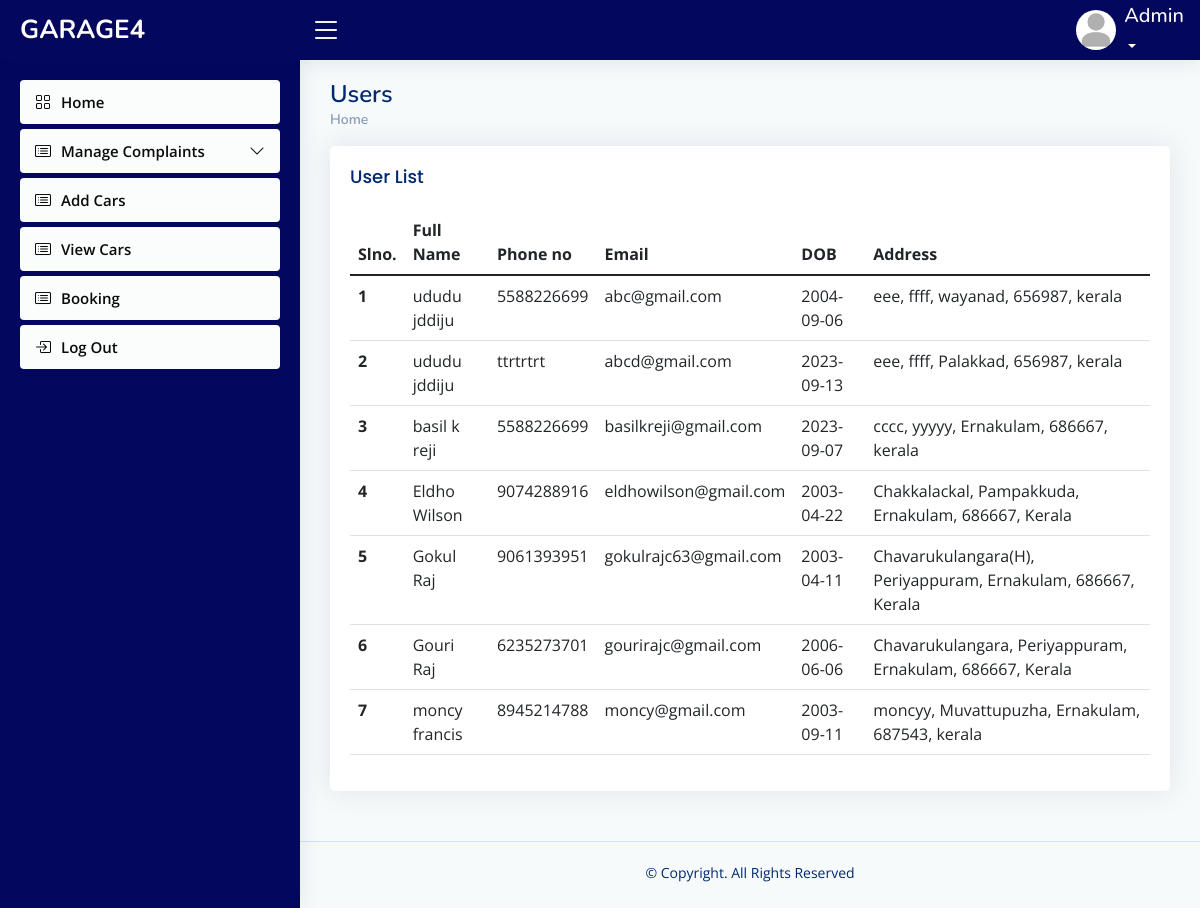
Before: /admin/activeuser.php with the older database file.
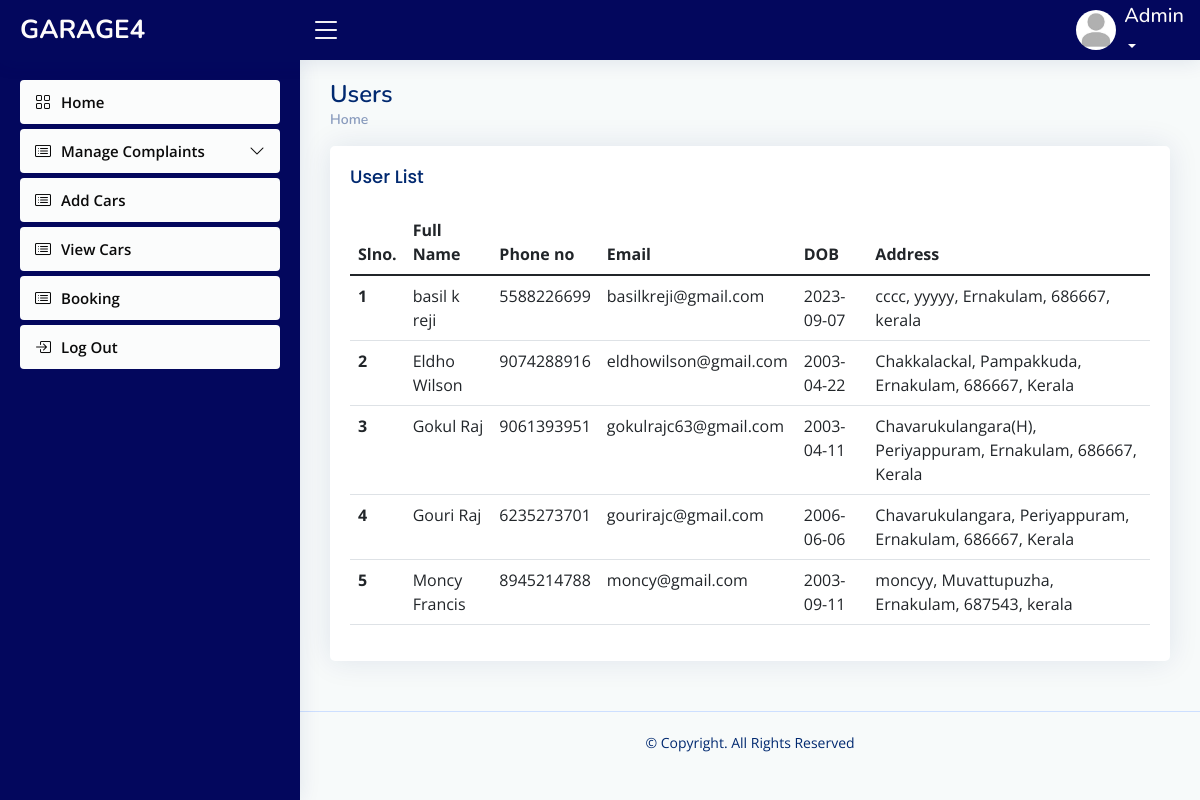
After: the same page with the newer database file.
### tables this page shows
CREATE TABLE `registration` (
  `profile_image` varchar(50) NOT NULL DEFAULT 'default.jpg',
  `first_name` varchar(30) NOT NULL,
  `last_name` varchar(30) NOT NULL,
  `contact` varchar(20) NOT NULL,
  `email_id` varchar(40) NOT NULL,
  `date_of_birth` date NOT NULL,
  `house_name` varchar(30) NOT NULL,
  `street_name` varchar(30) NOT NULL,
  `district` varchar(20) NOT NULL,
  `pincode` varchar(6) NOT NULL,
  `state` varchar(30) NOT NULL
);

### connect.php (called while the page is built, shortened)
<?php
$dbname="garage4";
$conn=mysqli_connect("localhost","root","",$dbname);
function select_data($sql)
{
  global $conn;
  $res = mysqli_query($conn, $sql);
  if ($res)
    return $res;
  else
    return False;
}
?>

### admin/activeuser.php (the view, shortened to what this page needs)
<?php
include("header.php");
?>
<main id="main" class="main">
  <div class="pagetitle">
    <h1>Users</h1>
    <nav>
      <ol class="breadcrumb">
        <li class="breadcrumb-item"><a href="activeuser.php">Home</a></li>
      </ol>
    </nav>
  </div>
  <section class="section dashboard">
    <div class="row">
      <section class="section">
        <div class="row">
          <div class="col-lg-12">
          <div class="card">
          <div class="card-body">
            <h5 class="card-title">
              User List
            </h5>
            <table class="table datatable">
              <thead>
                <tr>
                  <th scope="col">Slno.</th>
                  <th scope="col">Full Name</th>
                  <th scope="col">Phone no</th>
                  <th scope="col">Email</th>
                  <th scope="col">DOB</th>
                  <th scope="col">Address</th>
                </tr>
              </thead>
              <tbody>
                <?php
                $sql = "SELECT * FROM `registration` WHERE email_id IN (SELECT email_id FROM `login` WHERE user_type = 1)";
                $data = select_data($sql);
                $n = 1;
                while ($row = mysqli_fetch_assoc($data)) {
                  ?>
                  <tr>
                    <th scope='row'>
                      <?php echo $n++; ?>
                    </th>
                    <td>
                      <?php echo $row['first_name'] . " " . $row['last_name'] ?>
                    </td>
                    <td>
                      <?php echo $row['contact'] ?>
                    </td>
                    <td>
                      <?php echo $row['email_id'] ?>
                    </td>
                    <td>
                      <?php echo $row['date_of_birth'] ?>
                    </td>
                    <td>
                      <?php echo $row['house_name'] ?>,
                      <?php echo $row['street_name'] ?>,
                      <?php echo $row['district'] ?>,
                      <?php echo $row['pincode'] ?>,
                      <?php echo $row['state'] ?>
                    </td>
                  </tr>
                  <?php
                }
                ?>
              </tbody>
            </table>
          </div>
        </div>
    </div>
    </div>
  </section>
</main>

### admin/header.php (shortened to what this page needs)
<?php
require("../connect.php");
   ?>
<!DOCTYPE html>
<html lang="en">
<head>
  <link href="assets/vendor/bootstrap/css/bootstrap.min.css" rel="stylesheet">
  <link href="assets/vendor/bootstrap-icons/bootstrap-icons.css" rel="stylesheet">
  <link href="assets/vendor/boxicons/css/boxicons.min.css" rel="stylesheet">
  <link href="assets/vendor/quill/quill.snow.css" rel="stylesheet">
  <link href="assets/vendor/quill/quill.bubble.css" rel="stylesheet">
  <link href="assets/vendor/remixicon/remixicon.css" rel="stylesheet">
  <link href="assets/vendor/simple-datatables/style.css" rel="stylesheet">
  <link href="assets/css/styleee.css" rel="stylesheet">
</head>
<body>
  <header id="header" class="header fixed-top d-flex align-items-center">
    <div class="d-flex align-items-center justify-content-between">
      <a href="activeuser.php" class="logo d-flex align-items-center">
        <span class="d-none d-lg-block">GARAGE4</span>
      </a>
      <i class="bi bi-list toggle-sidebar-btn"></i>
    </div>
    <nav class="header-nav ms-auto">
      <ul class="d-flex align-items-center">
        <li class="nav-item dropdown pe-3">
          <a class="nav-link nav-profile d-flex align-items-center pe-0" href="#" data-bs-toggle="dropdown">
            <img src="assets/img/profileimg.jpg" alt="Profile" class="rounded-circle">
            <span class="d-none d-md-block dropdown-toggle ps-2"><h5>Admin</h5></span>
          </a>
        </li>
      </ul>
    </nav>
  </header>
  <aside id="sidebar" class="sidebar">
    <ul class="sidebar-nav" id="sidebar-nav">
      <li class="nav-item">
        <a class="nav-link collapsed" href="activeuser.php">
          <i class="bi bi-grid"></i>
          <span>Home</span>
        </a>
      </li>
      <li class="nav-item">
        <a class="nav-link collapsed" data-bs-target="#icons-nav" data-bs-toggle="collapse" href="#">
          <i class="bi bi-card-list"></i><span>Manage Complaints</span><i class="bi bi-chevron-down ms-auto"></i>
        </a>
      </li>
      <li class="nav-item">
        <a class="nav-link collapsed" href="addcars.php">
          <i class="bi bi-card-list"></i>
          <span>Add Cars</span>
        </a>
      </li>
      <li class="nav-item">
        <a class="nav-link collapsed" href="viewcar.php">
          <i class="bi bi-card-list"></i>
          <span>View Cars</span>
        </a>
      </li>
      <li class="nav-item">
        <a class="nav-link collapsed" href="#">
          <i class="bi bi-card-list"></i>
          <span>Booking</span>
        </a>
      </li>
      <li class="nav-item">
        <a class="nav-link collapsed" href="./php/logout.php">
          <i class="bi bi-box-arrow-in-right"></i>
          <span>Log Out</span>
        </a>
      </li>
    </ul>
  </aside>

### user/assets/css/styleee.css (style rules this page uses)
:root { scroll-behavior: smooth; }
body { font-family: "Open Sans", sans-serif; background: #f7fafa; color: #444444; }
a { color: #4154f1; text-decoration: none; }
h1, h2, h3, h4, h5, h6 { font-family: "Nunito", sans-serif; }
#main { margin-top: 60px; padding: 20px 30px; transition: all 0.3s; }
.pagetitle { margin-bottom: 10px; }
.pagetitle h1 { font-size: 24px; margin-bottom: 0; font-weight: 600; color: #012970; }
.card { margin-bottom: 30px; border: none; border-radius: 5px; box-shadow: 0px 0 30px rgba(1, 41, 112, 0.1); }
.card-title { padding: 20px 0 15px 0; font-size: 18px; font-weight: 500; color: #012970; font-family: "Poppins", sans-serif; }
.card-body { padding: 0 20px 20px 20px; }
.breadcrumb { font-size: 14px; font-family: "Nunito", sans-serif; color: #899bbd; font-weight: 600; }
.breadcrumb a { color: #899bbd; transition: 0.3s; }
.breadcrumb .breadcrumb-item::before { color: #899bbd; }
.logo { line-height: 1; }
@media (min-width: 1200px) { .logo { width: 280px; } }
.logo span { font-size: 26px; font-weight: 700; color: #fdfbfb; font-family: "Nunito", sans-serif; }
.header { transition: all 0.5s; z-index: 997; height: 60px; box-shadow: 0px 2px 20px rgba(1, 41, 112, 0.1); background-color: #03075d; padding-left: 20px; }
.header .toggle-sidebar-btn { font-size: 32px; padding-left: 10px; cursor: pointer; color: #fdfbfb; }
.header-nav ul { list-style: none; }
.header-nav > ul { margin: 0; padding: 0; }
.header-nav .nav-profile { color: #fdfbfb; }
.header-nav .nav-profile img { max-height: 40px; }
.header-nav .nav-profile span { font-size: 14px; font-weight: 600; }
.sidebar { position: fixed; top: 60px; left: 0; bottom: 0; width: 300px; z-index: 996; transition: all 0.3s; padding: 20px; overflow-y: auto; scrollbar-width: thin; scrollbar-color: #aab7cf transparent; box-shadow: 0px 0px 20px rgba(1, 41, 112, 0.1); background-color:#03075d ; }
@media (min-width: 1200px) { #main, #footer { margin-left: 300px; } }
.sidebar-nav { padding: 0; margin: 0; list-style: none; }
.sidebar-nav li { padding: 0; margin: 0; list-style: none; }
.sidebar-nav .nav-item { margin-bottom: 5px; }
.sidebar-nav .nav-link { display: flex; align-items: center; font-size: 15px; font-weight: 600; color: #4154f1; transition: 0.3; background: #fdfeff; padding: 10px 15px; border-radius: 4px; }
.sidebar-nav .nav-link i { font-size: 16px; margin-right: 10px; color: #efeff5; }
.sidebar-nav .nav-link.collapsed { color: #0a0a0a; background: #fbfcfc; }
.sidebar-nav .nav-link.collapsed i { color: #080808; }
.sidebar-nav .nav-link .bi-chevron-down { margin-right: 0; transition: transform 0.2s ease-in-out; }
.footer { padding: 20px 0; font-size: 14px; transition: all 0.3s; border-top: 1px solid #cddfff; }
.footer .copyright { text-align: center; color: #012970; }
.footer .credits { padding-top: 5px; text-align: center; font-size: 13px; color: #012970; }

Changed rows visible on the page:
removed registration: first_name "ududu", last_name "jddiju", contact "5588226699", email_id "abc@gmail.com", date_of_birth "2004-09-06", house_name "eee", street_name "ffff", district "wayanad", pincode "656987", state "kerala"
removed registration: first_name "ududu", last_name "jddiju", contact "ttrtrtrt", email_id "abcd@gmail.com", date_of_birth "2023-09-13", house_name "eee", street_name "ffff", district "Palakkad", pincode "656987", state "kerala"
changed registration "moncy@gmail.com": first_name "moncy" → "Moncy"; last_name "francis" → "Francis"
